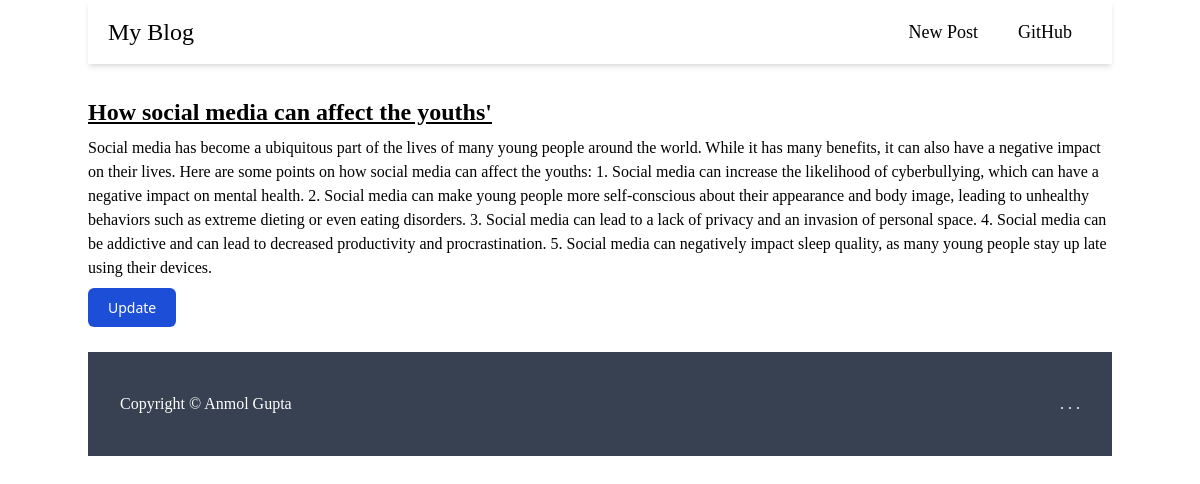
/post/1, run on the app's committed database.
### blog/models.py (models this page shows, shortened)
class Post(models.Model):
    title = models.CharField(max_length=100)
    content = models.TextField()

### blog/views.py (the view)
# urls.py: path("post/<int:id>", views.post_show, name = "show"),
def post_show(request, id):
    post = Post.objects.get(pk = id)
    return render(request, "post/show.html", {"post": post})

### templates/post/show.html (shortened to what this page needs)
{% extends 'layout.html' %}
{% block content %}
    <div class="max-w-screen-lg mx-auto my-8">
        <h2 class="text-2xl font-semibold underline mb-2">{{ post.title }}</h2>
        <p class="mb-4">{{ post.content }}</p>
        <a href="{% url 'update' post.pk %}" class="font-sans text-white bg-blue-700 hover:bg-blue-800 focus:ring-4 focus:outline-none focus:ring-blue-300 font-medium rounded-md text-sm w-full px-5 py-2.5 text-center">Update</a>
    </div>
{% endblock %}

### data on the page
Post: title "How social media can affect the youths'", content "Social media has become a ubiquitous part of the lives of many young people around the world. While it has many benefits, it can also have a negative impact on their lives. Here are some points on how social media can affect the youths: 1. Social media can increase the likelihood of cyberbullying, which can have a negative impact on mental health. 2. Social media can make young people more self-conscious about their appearance and body image, leading to unhealthy behaviors such as extreme dieting or even eating disorders. 3. Social media can lead to a lack of privacy and an invasion of personal space. 4. Social media can be addictive and can lead to decreased productivity and…"
